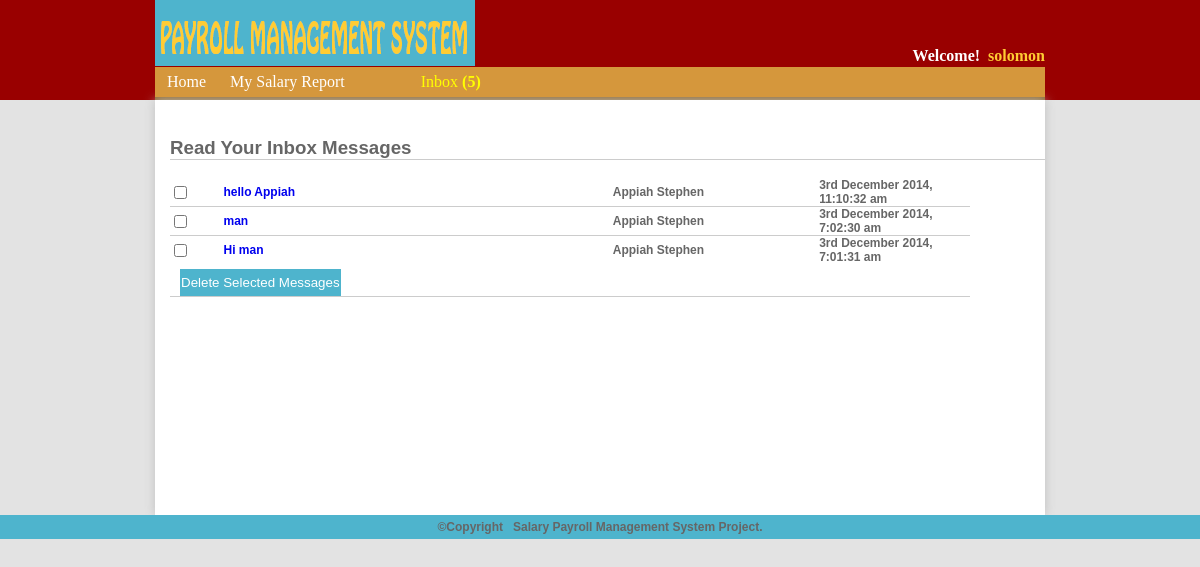
Page /employee-inbox.php (signed in) on the committed database.
### tables this page shows
CREATE TABLE IF NOT EXISTS `inbox` (
  `inboxId` int(11) NOT NULL AUTO_INCREMENT,
  `empId` int(11) NOT NULL,
  `username` varchar(255) NOT NULL,
  `title` varchar(255) NOT NULL,
  `content` longtext NOT NULL,
  `viewed` enum('0','1') NOT NULL DEFAULT '0',
  `recievedDate` varchar(255) NOT NULL,
  PRIMARY KEY (`inboxId`)
);

### core/usersFunction.php (called while the page is built, shortened)
<?php
$sql = @mysql_query("SELECT COUNT(inboxId) AS numbers,employee.empId FROM inbox
    	JOIN employee ON employee.empId=inbox.empId WHERE employee.empId='".$_SESSION['empId']."'");
 		$result=mysql_fetch_assoc($sql);
 		$inboxMessagesTotal=$result['numbers'];
?>

### core/initForMainLogPage.php (called while the page is built, shortened)
<?php
include 'core/usersFunction.php';
?>

### employee-inbox.php (the view, shortened to what this page needs)
<?php
include 'core/initForMainLogPage.php';
?>
<?php include 'includes/adminHeadAll.php';?>
<header>
 <?php include 'includes/employeeMenu.php';?>
  </header>
  <div class="container">
  <br/>
	<h3>Read Your Inbox Messages</h3>
    <?php
    $sql = "SELECT inboxId,inbox.username AS username,title,content,viewed,recievedDate, emplog.empId FROM inbox
    	JOIN emplog ON emplog.empId='".$_SESSION['empId']."' WHERE emplog.empId=inbox.empId ORDER BY inboxId DESC LIMIT 1000";
		$result=mysql_query($sql);
	?>
      <?php
	while($rows=mysql_fetch_array($result)){
    ?>
    <?php if($rows['viewed']==0){ ?>
 <div class="inbox-outbox"> <table cellpadding="0" cellspacing="0" border="0">
  <form action="" method="post">
    <tr>
   <td width="50" height="21"><input type="checkbox" name="checkbox" value="<?php echo $rows['inboxId']; ?>"></td>
    <td width="364" align="left"><a href="employee-view-inbox.php?in=<?php echo $rows['inboxId'];?>"><b><?php echo $rows['title']?></b></a></td>
      <td width="193" align="left"><?php echo $rows['username'];?></td>
     <td width="141"><?php echo $rows['recievedDate'];?></td>
    </tr>
    <?php
	}else if($rows['viewed']==1){
		?>
        <tr>
   <td><input type="checkbox" name="checkbox" value="<?php echo $rows['inboxId']; ?>"></td>
    <td><a href="employee-view-inbox.php?in=<?php echo $rows['inboxId'];?>"><?php echo $rows['title']?></a></td>
     <td><?php echo $rows['username'];?></td>
       <td><?php echo $rows['recievedDate'];?></td>
    </tr>
    <tr><td></td><td></td></tr>
    <?php
	}
	}
	?>
    <tr>
    <td colspan="3" align="left"><?php if ($inboxMessagesTotal > 0){ ?><input type="submit"  value="Delete Selected Messages" class="submit-delete-message">
    	<?php }else{ echo 'There are no messages in your inbox';} ?>
    </td>
    </tr>
	</form>
   </table>
   </div>
 </div>
	 <?php include 'includes/footerAll.php';?>
</body>
</html>

### css/adminStyle.css (style rules this page uses)
body { margin:0; padding:0; background:#e3e3e3; font: 100% Georgia, "Times New Roman", Times, serif; }
.container { width:875px; margin:auto; background:white; padding-left:15px; padding-bottom:15px; min-height:400px; -webkit-box-shadow:0px 0px 10px #c0c0c0; -moz-box-shadow:0px 0px 10px #c0c0c0; box-shadow:0px 0px 10px #c0c0c0; }
header { width:890px; margin:auto; height:33px; background:#D5973C; margin-top:-33px; z-index:1; }
h3 { border-bottom:1px solid #CCC; color:#666; font-family:"Arial Black", Gadget, sans-serif; }
.inbox-outbox table { border-bottom:1px solid #CCC; color:#666; font-family:"Arial Black", Gadget, sans-serif; font-size:12px; width:800px; }
.inbox-outbox a:link { text-decoration:none; display:block; }

### rows in the picture
inbox: title "hello Appiah", username "Appiah Stephen", recievedDate "3rd December 2014, 11:10:32 am"
inbox: title "man", username "Appiah Stephen", recievedDate "3rd December 2014, 7:02:30 am"
inbox: title "Hi man", username "Appiah Stephen", recievedDate "3rd December 2014, 7:01:31 am"

### other values in the picture
$usernameData "solomon"
$inboxMessageNew "5"
